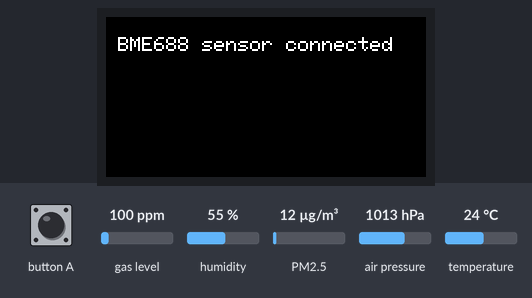
Recording of a sketch running on a simulated ESP32. On the bench: 160×80 colour display. Inputs (shaded band) come from the test bench; at power-on: PM2.5 12 µg/m³, gas level 100 ppm, humidity 55 %, air pressure 1013 hPa, temperature 24 °C. What the sketch prints to the serial monitor is not drawn. At 45.4 s the program restarts the board; the recording ends there.

Above: at 1.2 s.
At 3.3 s:
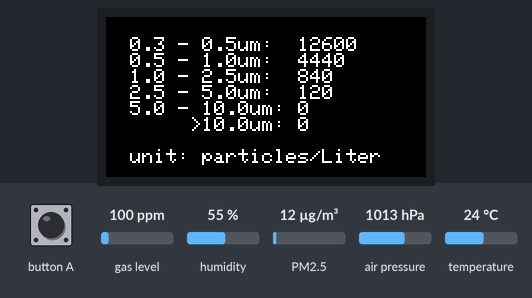
3.4 s: PM2.5 set to 6 µg/m³
At 15.9 s:
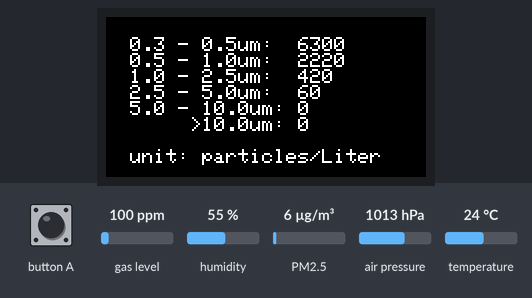
17.4 s: PM2.5 set to 75 µg/m³
At 31.3 s:
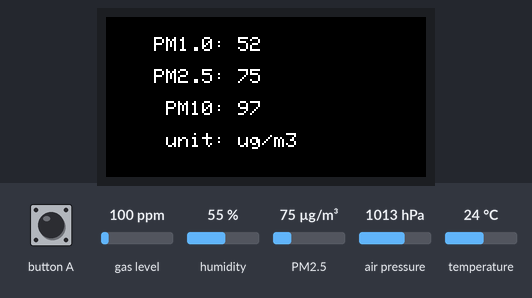
31.4 s: gas level set to 20 ppm
45.4 s: button A pressed for 3 s
Timing chart, 0 to 45.4 s (numbered marks = the images above; inputs shaded):
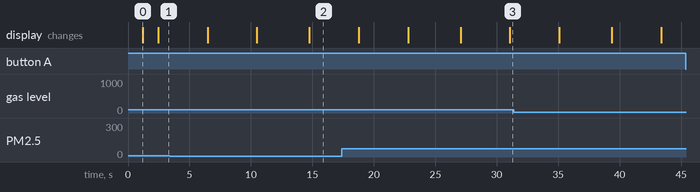

Measured:
- after the input at 45.4 s, every drawn part: stays the same
- what the display in image 0 shows lasts 1.3 s, from 1.2 s to 2.5 s

The sketch:

Aerosol_sensor_V1.ino
```cpp
//This code is used for the 2023 BME summer camp activities for detecting environmental aerosols.
//updated on Jun 26, 2023.
//The MCU is M5Stick-C
//The particle sensor is PMSA003I. The sensor manufactured by PlantTower. The breakboard and the library by Adafruit.
//The gas sensor is BME688. The sensor manufactured by Bosch. The breakboard and the library by Adafruit.


#include <M5StickC.h>
#include <SPI.h>          //to be used in future for wring data
#include <Wire.h>            //Used for IC2 communication

#include <Adafruit_GFX.h>   //Library for the graphics, the base class for the OLED display.
#include "Adafruit_PM25AQI.h" //library for the particle counter
#include <Adafruit_Sensor.h> //library needed for BME680 sensor
#include "Adafruit_BME680.h"
#define BUTTON_B 37      //Button to restart the board

#define SEALEVELPRESSURE_HPA (1013.25);


Adafruit_PM25AQI PMSA003; //object for particle sensor
PM25_AQI_Data AerosolData; //object for acquired data from particle sensor
Adafruit_BME680 bme;  //object for BME688 sensor.
float airT, VOC, RH;

bool readState=HIGH;
int countDisconnect=0;

int PC03_05, PC05_10, PC10_25, PC25_50, PC50_100, PC_100_INF; //particle concentrations in 6 channels. Units is particles/Liter.


//interrupt service routine (ISR) must have IRAM_ATTR attribute and need to appear before it is included in the function.
void IRAM_ATTR RestartMCU()
{
   ESP.restart();
}


void setup() {
  M5.begin();  //default: enable LCD, Power management, Serial with 115200bps.
  pinMode(BUTTON_B, INPUT_PULLUP);
  //Button B pin to trigger interrupt to restart the board.
  attachInterrupt(BUTTON_B, RestartMCU, FALLING);


  M5.Lcd.setRotation(1);
  M5.Lcd.fillScreen(BLACK);
  M5.Lcd.setTextSize(1);
  M5.Lcd.setTextColor(WHITE);
  M5.Lcd.setCursor(0, 10);


  while (! PMSA003.begin_I2C(&Wire))
  { //check if the connection is successful
    Serial.println("Could not find particle sensor!");
    delay(500);
  }
  Serial.println("Particle sensor connected!");
  M5.Lcd.fillScreen(BLACK);
  M5.Lcd.setCursor(0,10);
  M5.Lcd.print(" Particle sensor connected");
  delay(1000);

  while (! bme.begin())
  { //check if the connection is successful
    Serial.println("Could not find BME688 sensor!");
    delay(500);
  }
  Serial.println("BME sensor connected!");
  M5.Lcd.fillScreen(BLACK);
  M5.Lcd.setCursor(0,10);
  M5.Lcd.print(" BME688 sensor connected");
  delay(1000);

  bme.setTemperatureOversampling(BME680_OS_8X);
  bme.setHumidityOversampling(BME680_OS_2X);
  bme.setPressureOversampling(BME680_OS_4X);
  bme.setIIRFilterSize(BME680_FILTER_SIZE_3);
  bme.setGasHeater(320, 150); // 320*C for 150 ms
}


void loop() {

do{
 readState=PMSA003.read(&AerosolData); //The readState to tell the connection status
 countDisconnect++;   //count number of disconnections
 delay(50);   //each time delay 50ms before connecting again

 if (countDisconnect>=100)  //If retried for 100 times or more, restart the board.
      { Serial.println("Restart in 5 seconds");
        M5.Lcd.fillScreen(BLACK);
        M5.Lcd.setCursor(0,10);
        M5.Lcd.print("Restart in 5s");
        delay(5000);   //wait for 5 seconds to restart.
        ESP.restart();//restart the board
      }
} while(!readState);  //If connection failed, re-do the loop.


 countDisconnect=0; //reset the count

   PC03_05=(AerosolData.particles_03um-AerosolData.particles_05um)*10; //first channel 0.3 - 0.5 um particle, converted into concentration of particles/Liter
   PC05_10=(AerosolData.particles_05um-AerosolData.particles_10um)*10; //second channel 0.5 - 1.0 um particle
   PC10_25=(AerosolData.particles_10um-AerosolData.particles_25um)*10; //third channel 1.0 - 2.5 um particle
   PC25_50=(AerosolData.particles_25um-AerosolData.particles_50um)*10; //fourth channel 2.5 - 5.0 um particle
   PC50_100=(AerosolData.particles_50um-AerosolData.particles_100um)*10;//fifth channel 5.0 um - 10.0 um particle
   PC_100_INF=AerosolData.particles_100um*10;//sixth channel > 10.0 um particle


do{
 readState=bme.performReading(); //The readState to tell the connection status
 countDisconnect++;   //count number of disconnections
 delay(50);   //each time delay 50ms before connecting again

 if (countDisconnect>=100)  //If retried for 100 times or more, restart the board.
      { Serial.println("Restart in 5 seconds");
        M5.Lcd.fillScreen(BLACK);
        M5.Lcd.setCursor(0,10);
        M5.Lcd.print("Restart in 5s");
        delay(5000);   //wait for 5 seconds to restart.
        ESP.restart();//restart the board
      }
} while(!readState);  //If connection failed, re-do the loop.
  countDisconnect=0;

  airT=bme.temperature; //air temperature in Celcius
  VOC=bme.gas_resistance/1000.0;//voc resistance in KOhm
  RH=bme.humidity; //relative humidity

  Disp_TFT_Page();

}

void Disp_TFT_Page()
{   //display all results. Three frames, each frame for 4 seconds.
    M5.Lcd.setRotation(1);
    M5.Lcd.fillScreen(BLACK);
    M5.Lcd.setTextSize(1);
    M5.Lcd.setTextColor(WHITE);
    M5.Lcd.setCursor(0, 10);
    M5.Lcd.print("  0.3 - 0.5um:  "); M5.Lcd.println(PC03_05);
    M5.Lcd.print("  0.5 - 1.0um:  "); M5.Lcd.println(PC05_10);
    M5.Lcd.print("  1.0 - 2.5um:  "); M5.Lcd.println(PC10_25);
    M5.Lcd.print("  2.5 - 5.0um:  "); M5.Lcd.println(PC25_50);
    M5.Lcd.print("  5.0 - 10.0um: "); M5.Lcd.println(PC50_100);
    M5.Lcd.print("       >10.0um: "); M5.Lcd.println(PC_100_INF);
    M5.Lcd.print("\n  unit: particles/Liter");
    delay(4000);

    M5.Lcd.fillScreen(BLACK);
    M5.Lcd.setTextSize(1);
    M5.Lcd.setTextColor(WHITE);
    M5.Lcd.setCursor(0, 10);
    M5.Lcd.print("    PM1.0: "); M5.Lcd.println(AerosolData.pm10_standard); //units of PM measurement is microgram/cubic meter
    M5.Lcd.println(" ");
    M5.Lcd.print("    PM2.5: "); M5.Lcd.println(AerosolData.pm25_standard);
    M5.Lcd.println(" ");
    M5.Lcd.print("     PM10: ");  M5.Lcd.println(AerosolData.pm100_standard);
    M5.Lcd.print("\n     unit: ug/m3");
    delay(4000);

    M5.Lcd.fillScreen(BLACK);
    M5.Lcd.setTextSize(1);
    M5.Lcd.setTextColor(WHITE);
    M5.Lcd.setCursor(0, 15);
    M5.Lcd.print("      Temp:  "); M5.Lcd.print(int(airT));M5.Lcd.println(" C");
    M5.Lcd.println(" ");
    M5.Lcd.print("  Humidity:  "); M5.Lcd.print(int(RH));M5.Lcd.println(" %");
    M5.Lcd.println(" ");
    M5.Lcd.print("       Voc:  "); M5.Lcd.print(int(VOC)); M5.Lcd.println(" kOhm");
    M5.Lcd.println(" ");
    delay(4000);
}
```
